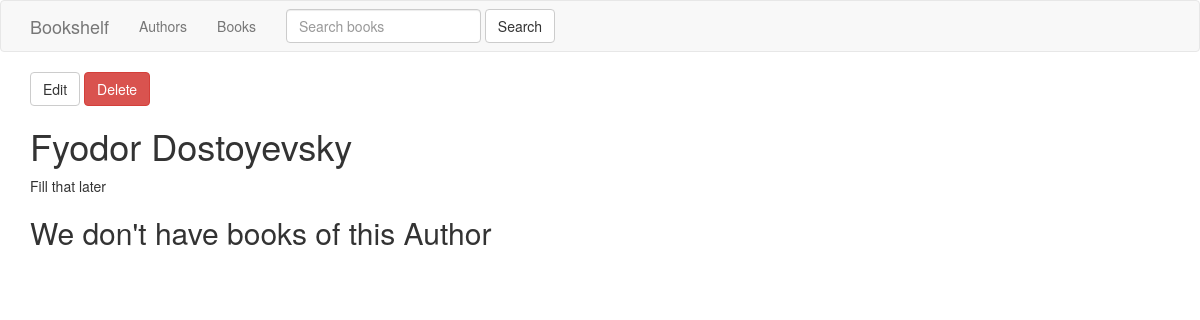
Page /bookshelf/author/4/ on the earlier database version.
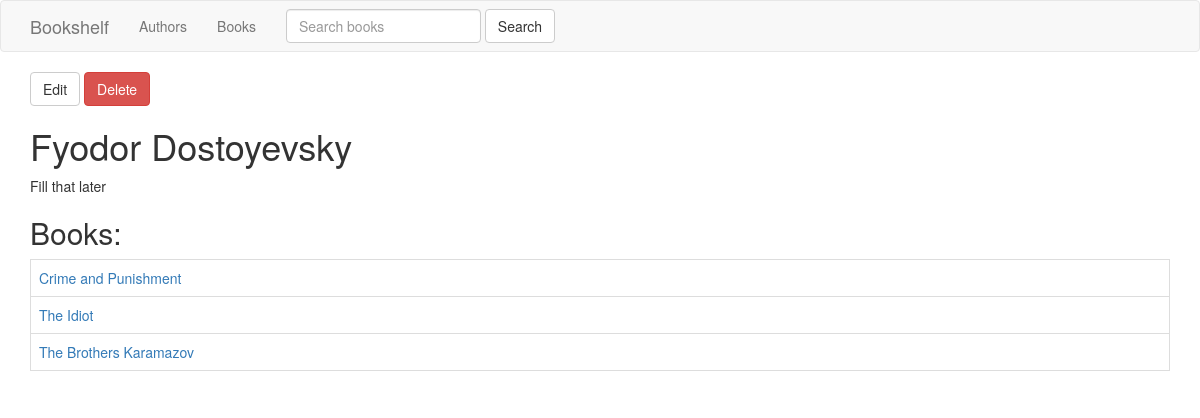
Same page on the later database version.
### bookshelf/models.py (models this page shows, shortened)
class Book(models.Model):
    author = models.ForeignKey(Author, on_delete=models.CASCADE)
    title = models.CharField(max_length=100)
    description = models.TextField()

### bookshelf/templates/bookshelf/author_detail.html (shortened to what this page needs)
{% extends 'bookshelf/base.html' %}
{% load static %}
{% block body %}
  <a href="{% url 'bookshelf:author-update' author.id %}">
    <button class="btn btn-default" type="button">Edit</button>
  </a>
  <form action="{% url 'bookshelf:author-delete' author.id %}" method="post" style="display: inline">
    <button class="btn btn-danger" type="submit">
      Delete
    </button>
  </form>
  <h1>{{ author.name }}</h1>
  <p>{{ author.about }}</p>
  {% if author.book_set.all %}
    <h2>Books:</h2>
    <table class="table table-bordered table-hover">
      <tbody>
      {% for book in author.book_set.all %}
        <tr>
          <td><a href="{% url 'bookshelf:book' book.id %}">{{ book.title }}</a></td>
        </tr>
      {% endfor %}
      </tbody>
    </table>
  {% else %}
    <h2>We don't have books of this Author</h2>
  {% endif %}
{% endblock %}

Differences in the rows shown:
added Book: title "Crime and Punishment"
added Book: title "The Idiot"
added Book: title "The Brothers Karamazov"
Other differences:
text no longer shown: "We don't have books of this Author"
text now shown: "Books:"
